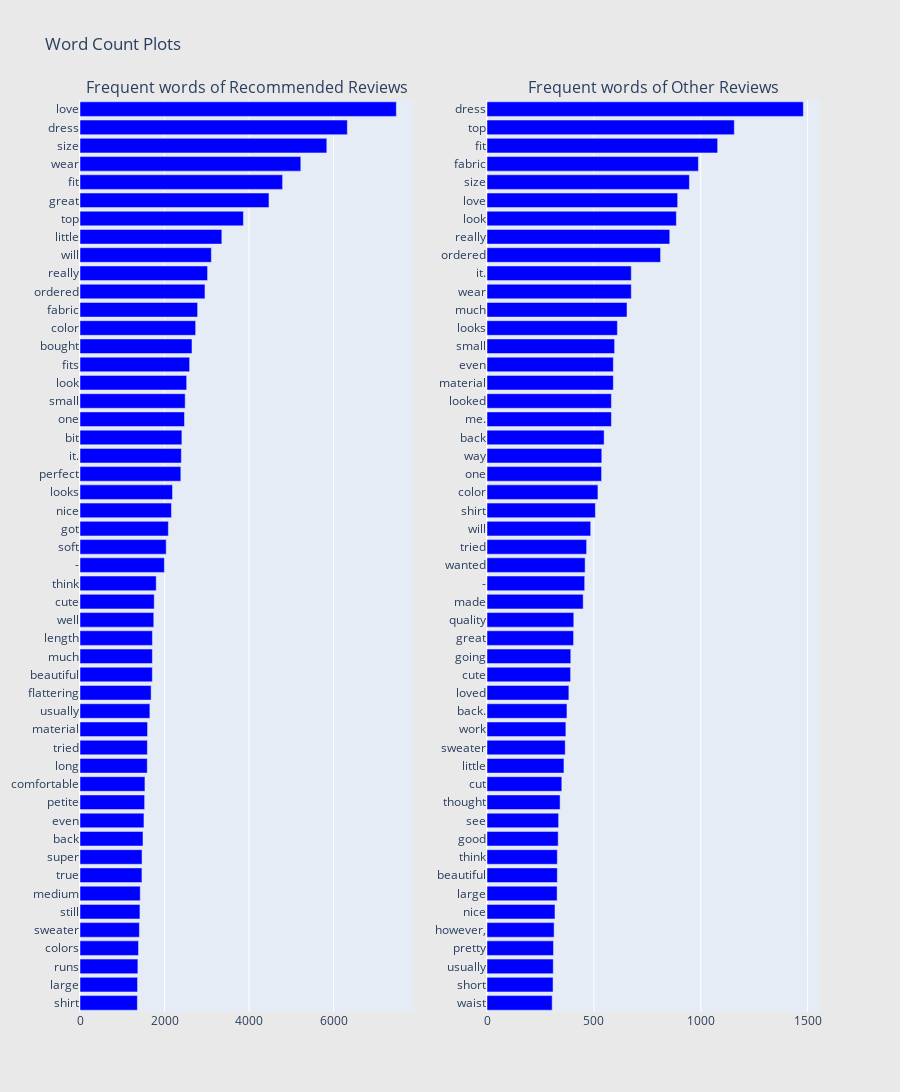

The cell this chart's notebook holds for it:
### Code cell
from collections import defaultdict
train1_df = df[df["recommended"]==1]
train0_df = df[df["recommended"]==0]

## custom function for ngram generation ##
def generate_ngrams(text, n_gram=1):
    token = [token for token in str(text).lower().split(" ") if token != "" if token not in STOPWORDS]
    ngrams = zip(*[token[i:] for i in range(n_gram)])
    return [" ".join(ngram) for ngram in ngrams]

## custom function for horizontal bar chart ##
def horizontal_bar_chart(df, color):
    trace = go.Bar(
        y=df["word"].values[::-1],
        x=df["wordcount"].values[::-1],
        showlegend=False,
        orientation = 'h',
        marker=dict(
            color=color,
        ),
    )
    return trace

## Get the bar chart from sincere questions ##
freq_dict = defaultdict(int)
for sent in train0_df["text"]:
    for word in generate_ngrams(sent):
        freq_dict[word] += 1
fd_sorted = pd.DataFrame(sorted(freq_dict.items(), key=lambda x: x[1])[::-1])
fd_sorted.columns = ["word", "wordcount"]
trace0 = horizontal_bar_chart(fd_sorted.head(50), 'blue')

## Get the bar chart from insincere questions ##
freq_dict = defaultdict(int)
for sent in train1_df["text"]:
    for word in generate_ngrams(sent):
        freq_dict[word] += 1
fd_sorted = pd.DataFrame(sorted(freq_dict.items(), key=lambda x: x[1])[::-1])
fd_sorted.columns = ["word", "wordcount"]
trace1 = horizontal_bar_chart(fd_sorted.head(50), 'blue')

# Creating two subplots
fig = tools.make_subplots(rows=1, cols=2, vertical_spacing=0.04,
                          subplot_titles=["Frequent words of Recommended Reviews", 
                                          "Frequent words of Other Reviews"])
fig.append_trace(trace1, 1, 1)
fig.append_trace(trace0, 1, 2)
fig['layout'].update(height=1200, width=900, paper_bgcolor='rgb(233,233,233)', title="Word Count Plots")
py.iplot(fig, filename='word-plots')

### Figure 1 — Plotly figure (JSON) as saved in the notebook; plotly's stock layout.template omitted (floating-point values rounded to 4 significant figures)
{"data": [{"marker": {"color": "blue"}, "orientation": "h", "showlegend": false, "type": "bar", "x": [1357, 1361, 1369, 1384, 1405, 1418, 1425, 1465, 1467, 1490, 1513, 1529, 1536, 1591, 1594, 1598, 1653, 1682, 1711, 1712, 1713, 1745, 1756, 1803, 1996, 2039, 2090, 2163, 2188, 2385, 2397, 2410, 2472, 2488, 2523, 2593, 2649, 2736, 2782, 2956, 3017, 3107, 3355, 3865, 4470, 4792, 5223, 5838, 6324, 7483], "xaxis": "x", "y": ["shirt", "large", "runs", "colors", "sweater", "still", "medium", "true", "super", "back", "even", "petite", "comfortable", "long", "tried", "material", "usually", "flattering", "beautiful", "much", "length", "well", "cute", "think", "-", "soft", "got", "nice", "looks", "perfect", "it.", "bit", "one", "small", "look", "fits", "bought", "color", "fabric", "ordered", "really", "will", "little", "top", "great", "fit", "wear", "size", "dress", "love"], "yaxis": "y"}, {"marker": {"color": "blue"}, "orientation": "h", "showlegend": false, "type": "bar", "x": [305, 309, 310, 311, 314, 318, 328, 329, 329, 333, 335, 342, 350, 360, 366, 369, 374, 383, 391, 392, 405, 406, 450, 457, 459, 466, 485, 507, 519, 536, 537, 548, 582, 582, 591, 591, 597, 610, 655, 675, 675, 812, 855, 886, 892, 947, 989, 1079, 1157, 1480], "xaxis": "x2", "y": ["waist", "short", "usually", "pretty", "however,", "nice", "large", "beautiful", "think", "good", "see", "thought", "cut", "little", "sweater", "work", "back.", "loved", "cute", "going", "great", "quality", "made", "-", "wanted", "tried", "will", "shirt", "color", "one", "way", "back", "me.", "looked", "material", "even", "small", "looks", "much", "wear", "it.", "ordered", "really", "look", "love", "size", "fabric", "fit", "top", "dress"], "yaxis": "y2"}], "layout": {"annotations": [{"font": {"size": 16}, "showarrow": false, "text": "Frequent words of Recommended Reviews", "x": 0.225, "xanchor": "center", "xref": "paper", "y": 1, "yanchor": "bottom", "yref": "paper"}, {"font": {"size": 16}, "showarrow": false, "text": "Frequent words of Other Reviews", "x": 0.775, "xanchor": "center", "xref": "paper", "y": 1, "yanchor": "bottom", "yref": "paper"}], "height": 1200, "paper_bgcolor": "rgb(233,233,233)", "title": {"text": "Word Count Plots"}, "width": 900, "xaxis": {"anchor": "y", "domain": [0, 0.45]}, "xaxis2": {"anchor": "y2", "domain": [0.55, 1]}, "yaxis": {"anchor": "x", "domain": [0, 1]}, "yaxis2": {"anchor": "x2", "domain": [0, 1]}}}
